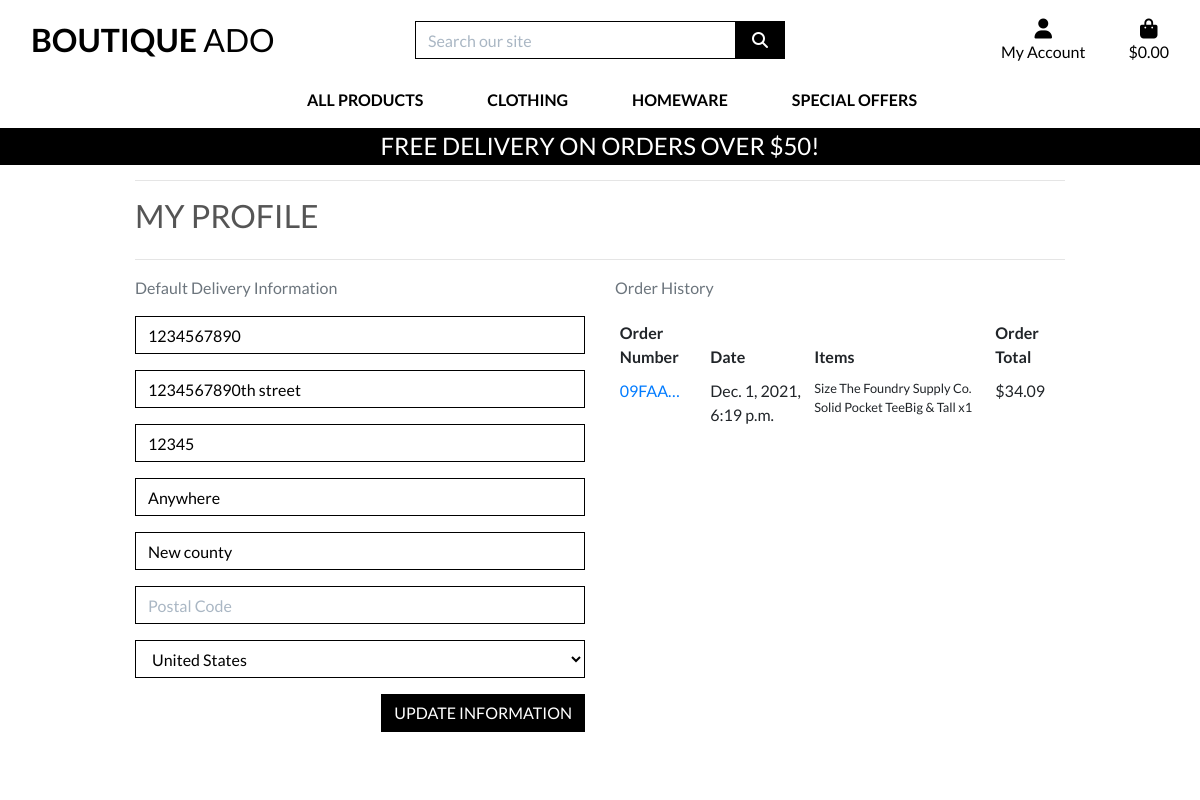
Page /profile/ (signed in) on the committed database.
### profiles/models.py (models this page shows, shortened)
class UserProfile(models.Model):
    user = models.OneToOneField(User, on_delete=models.CASCADE)
    default_phone_number = models.CharField(max_length=20, null=True, blank=True)
    default_street_address1 = models.CharField(max_length=80, null=True, blank=True)
    default_street_address2 = models.CharField(max_length=80, null=True, blank=True)
    default_town_or_city = models.CharField(max_length=40, null=True, blank=True)
    default_county = models.CharField(max_length=80, null=True, blank=True)
    default_postcode = models.CharField(max_length=20, null=True, blank=True)
    default_country = CountryField(blank_label='Country', null=True, blank=True)

### checkout/models.py (models this page shows, shortened)
class Order(models.Model):
    order_number = models.CharField(max_length=32, null=False, editable=False)
    user_profile = models.ForeignKey(UserProfile, on_delete=models.SET_NULL,
                                     null=True, blank=True, related_name='orders')
    full_name = models.CharField(max_length=50, null=False, blank=False)
    email = models.EmailField(max_length=254, null=False, blank=False)
    phone_number = models.CharField(max_length=20, null=False, blank=False)
    country = CountryField(blank_label='Country *', null=False, blank=False)
    postcode = models.CharField(max_length=20, null=True, blank=True)
    town_or_city = models.CharField(max_length=40, null=False, blank=False)
    street_address1 = models.CharField(max_length=80, null=False, blank=False)
    street_address2 = models.CharField(max_length=80, null=True, blank=True)
    county = models.CharField(max_length=80, null=True, blank=True)
    date = models.DateTimeField(auto_now_add=True)
    delivery_cost = models.DecimalField(max_digits=6, decimal_places=2, null=False, default=0)
    order_total = models.DecimalField(max_digits=10, decimal_places=2, null=False, default=0)
    grand_total = models.DecimalField(max_digits=10, decimal_places=2, null=False, default=0)
    original_bag = models.TextField(null=False, blank=False, default='')
    stripe_pid = models.CharField(max_length=254, null=False, blank=False, default='')

class OrderLineItem(models.Model):
    order = models.ForeignKey(Order, null=False, blank=False, on_delete=models.CASCADE, related_name='lineitems')
    product = models.ForeignKey(Product, null=False, blank=False, on_delete=models.CASCADE)
    product_size = models.CharField(max_length=2, null=True, blank=True) # XS, S, M, L, XL
    quantity = models.IntegerField(null=False, blank=False, default=0)
    lineitem_total = models.DecimalField(max_digits=6, decimal_places=2, null=False, blank=False, editable=False)

### products/models.py (models this page shows, shortened)
class Product(models.Model):
    category = models.ForeignKey('Category', null=True, blank=True, on_delete=models.SET_NULL)
    sku = models.CharField(max_length=254, null=True, blank=True)
    name = models.CharField(max_length=254)
    description = models.TextField()
    has_sizes = models.BooleanField(default=False, null=True, blank=True)
    price = models.DecimalField(max_digits=6, decimal_places=2)
    rating = models.DecimalField(max_digits=6, decimal_places=2, null=True, blank=True)
    image_url = models.URLField(max_length=1024, null=True, blank=True)
    image = models.ImageField(null=True, blank=True)

### profiles/views.py (the view)
# urls.py: path('profile/', include('profiles.urls')),
def profile(request):
    profile = get_object_or_404(UserProfile, user=request.user)
    if request.method == 'POST':
        form = UserProfileForm(request.POST, instance=profile)
        if form.is_valid():
            form.save()
            messages.success(request, 'Profile updated successfully')
    form = UserProfileForm(instance=profile)
    orders = profile.orders.all()
    template = 'profiles/profile.html'
    context = {
        'form': form,
        'orders': orders,
        'on_profile_page': True
    }
    return render(request, template, context)

### profiles/forms.py
class UserProfileForm(forms.ModelForm):
    class Meta:
        model = UserProfile
        exclude = ('user',)
    def __init__(self, *args, **kwargs):
        super().__init__(*args, **kwargs)
        placeholders = {
            'default_phone_number': 'Phone Number',
            'default_postcode': 'Postal Code',
            'default_town_or_city': 'Town or City',
            'default_street_address1': 'Street Address 1',
            'default_street_address2': 'Street Address 2',
            'default_county': 'County, State or Locality',
        }
        self.fields['default_phone_number'].widget.attrs['autofocus'] = True
        for field in self.fields:
            if field != 'default_country':
                if self.fields[field].required:
                    placeholder = f'{placeholders[field]} *'
                else:
                    placeholder = placeholders[field]
                self.fields[field].widget.attrs['placeholder'] = placeholder
            self.fields[field].widget.attrs['class'] = 'border-black rounded-0 profile-form-input'
            self.fields[field].label = False

### bag/contexts.py (called while the page is built, shortened)
def bag_contents(request):
    bag_items = []
    total = 0
    product_count = 0
    bag = request.session.get('bag', {})
    if total < settings.FREE_DELIVERY_THRESHOLD:
        delivery = total * Decimal(settings.STANDARD_DELIVERY_PERCENTAGE / 100)
        free_delivery_delta = settings.FREE_DELIVERY_THRESHOLD - total
    else:
        delivery = 0
        free_delivery_delta = 0
    grand_total = delivery + total
    context = {
        'bag_items': bag_items,
        'total': total,
        'product_count': product_count,
        'delivery': delivery,
        'free_delivery_delta': free_delivery_delta,
        'free_delivery_threshold': settings.FREE_DELIVERY_THRESHOLD,
        'grand_total': grand_total,
    }
    return context

### profiles/templates/profiles/profile.html (shortened to what this page needs)
{% extends "base.html" %}
{% load static %}
{% block extra_css %}
    <link rel="stylesheet" href="{% static 'profiles/css/profile.css' %}">
{% endblock %}
{% block page_header %}
    <div class="container header-container">
    </div>
{% endblock %}
{% block content %}
    <div class="overlay"></div>
    <div class="container">
        <div class="row">
            <div class="col">
                <hr>
                <h2 class="logo-font mb-4">My Profile</h2>
                <hr>
            </div>
        </div>
        <div class="row">
            <div class="col-12 col-lg-6">
                <p class="text-muted">Default Delivery Information</p>
                <form class="mt-3" action="{% url 'profile' %}" method="POST" id="profile-update-form">
                    {{ form|crispy }}
                    <button class="btn btn-black rounded-0 text-uppercase float-right">Update Information</button>
                </form>
            </div>
            <div class="col-12 col-lg-6">
                <p class="text-muted">Order History</p>
                <div class="order-history table-responsive">
                    <table class="table table-sm table-borderless">
                        <thead>
                            <tr>
                                <th>Order Number</th>
                                <th>Date</th>
                                <th>Items</th>
                                <th>Order Total</th>
                            </tr>
                        </thead>
                        <tbody>
                            {% for order in orders %}
                                <tr>
                                    <td>
                                        <a href="{% url 'order_history' order.order_number %}"
                                        title="{{ order.order_number }}">
                                            {{ order.order_number|truncatechars:6 }}
                                        </a>
                                    </td>
                                    <td>{{ order.date }}</td>
                                    <td>
                                        <ul class="list-unstyled">
                                            {% for item in order.lineitems.all %}
                                                <li class="small">
                                                    {% if item.product.has_sizes %}
                                                        Size {{ item.product.size|upper }}
                                                    {% endif %}{{ item.product.name }} x{{ item.quantity }}
                                                </li>
                                            {% endfor %}
                                        </ul>
                                    </td>
                                    <td>${{ order.grand_total }}</td>
                                </tr>
                            {% endfor %}
                        </tbody>
                    </table>
                </div>
            </div>
        </div>
{% endblock %}

### static/css/base.css (style rules this page uses)
html { height: 100%; }
body { background: url('/media/homepage_background_cropped.jpg') no-repeat center center fixed; background-size: cover; height: calc(100vh - 164px); color: #555; font-family: 'Lato'; }
.logo-font { text-transform: uppercase; }
.btn-black { background: black; color: white; }
.border-black { border: 1px solid black !important; }
.overlay { height: 100%; width: 100%; top: 0; left: 0; position: fixed; background: white; z-index: -1; }
@media (min-width: 1200px) { .container { max-width: 80%; } }
@media (min-width: 992px) { .header-container { padding-top: 164px; } }

### profiles/static/profiles/css/profile.css (style rules this page uses)
.order-history { max-height: 416px; overflow-y: auto; }
#profile-update-form .form-control { color: #000; }
#profile-update-form input::placeholder { color: #aab7c4; }
#id_default_country, #id_default_country option:not(:first-child) { color: #000; }

### rows in the picture
UserProfile: default_phone_number "1234567890", default_street_address1 "1234567890th street", default_street_address2 "12345", default_town_or_city "Anywhere", default_county "New county", default_country "United States"
Order: order_number "09FAA…", date "Dec. 1, 2021, 6:19 p.m.", grand_total "34.09"
OrderLineItem: product.name "The Foundry Supply Co. Solid Pocket TeeBig & Tall", quantity "1"

### other values in the picture
{{ free_delivery_threshold }} "50"
